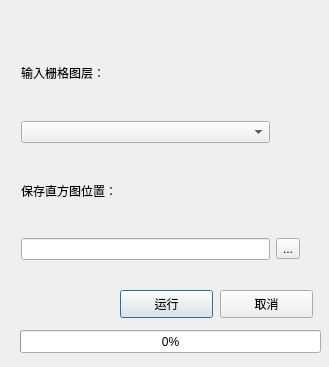
<?xml version="1.0" encoding="UTF-8"?>
<ui version="4.0">
 <class>GrayscaleHistogramWindowClass</class>
 <widget class="QDialog" name="GrayscaleHistogramWindowClass">
  <property name="geometry">
   <rect>
    <x>0</x>
    <y>0</y>
    <width>329</width>
    <height>367</height>
   </rect>
  </property>
  <property name="minimumSize">
   <size>
    <width>329</width>
    <height>367</height>
   </size>
  </property>
  <property name="maximumSize">
   <size>
    <width>329</width>
    <height>367</height>
   </size>
  </property>
  <property name="windowTitle">
   <string>绘制栅格波段灰度直方图</string>
  </property>
  <widget class="QPushButton" name="startpushButton">
   <property name="geometry">
    <rect>
     <x>120</x>
     <y>290</y>
     <width>93</width>
     <height>28</height>
    </rect>
   </property>
   <property name="text">
    <string>运行</string>
   </property>
  </widget>
  <widget class="QPushButton" name="cancelpushButton">
   <property name="geometry">
    <rect>
     <x>220</x>
     <y>290</y>
     <width>93</width>
     <height>28</height>
    </rect>
   </property>
   <property name="text">
    <string>取消</string>
   </property>
  </widget>
  <widget class="QWidget" name="layoutWidget">
   <property name="geometry">
    <rect>
     <x>10</x>
     <y>20</y>
     <width>301</width>
     <height>251</height>
    </rect>
   </property>
   <layout class="QGridLayout" name="gridLayout">
    <item row="0" column="0">
     <widget class="QLabel" name="label">
      <property name="styleSheet">
       <string notr="true">font: 12pt &quot;黑体&quot;;</string>
      </property>
      <property name="text">
       <string>输入栅格图层：</string>
      </property>
     </widget>
    </item>
    <item row="1" column="0">
     <widget class="QComboBox" name="comboBox"/>
    </item>
    <item row="2" column="0">
     <widget class="QLabel" name="label_2">
      <property name="styleSheet">
       <string notr="true">font: 12pt &quot;黑体&quot;;</string>
      </property>
      <property name="text">
       <string>保存直方图位置：</string>
      </property>
     </widget>
    </item>
    <item row="3" column="0">
     <widget class="QLineEdit" name="lineEdit"/>
    </item>
    <item row="3" column="1">
     <widget class="QToolButton" name="toolButton">
      <property name="text">
       <string>...</string>
      </property>
     </widget>
    </item>
   </layout>
  </widget>
  <widget class="QProgressBar" name="progressBar">
   <property name="geometry">
    <rect>
     <x>20</x>
     <y>330</y>
     <width>301</width>
     <height>23</height>
    </rect>
   </property>
   <property name="value">
    <number>0</number>
   </property>
  </widget>
 </widget>
 <layoutdefault spacing="6" margin="11"/>
 <resources/>
 <connections/>
</ui>
